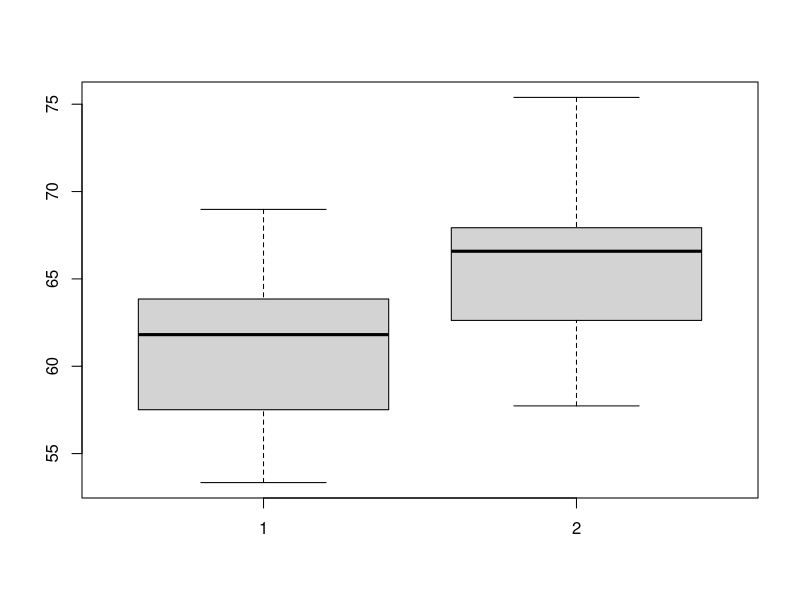

Source code (R):
x1 = c(54.14, 62.00, 62.84, 68.98, 61.62, 53.34, 63.85, 66.29, 57.51, 58.81)

x2 = c(66.51, 59.04, 62.67, 71.04, 66.70, 68.44, 67.42, 66.66, 62.58, 57.73, 75.39, 66.36)

boxplot(x1, x2)



